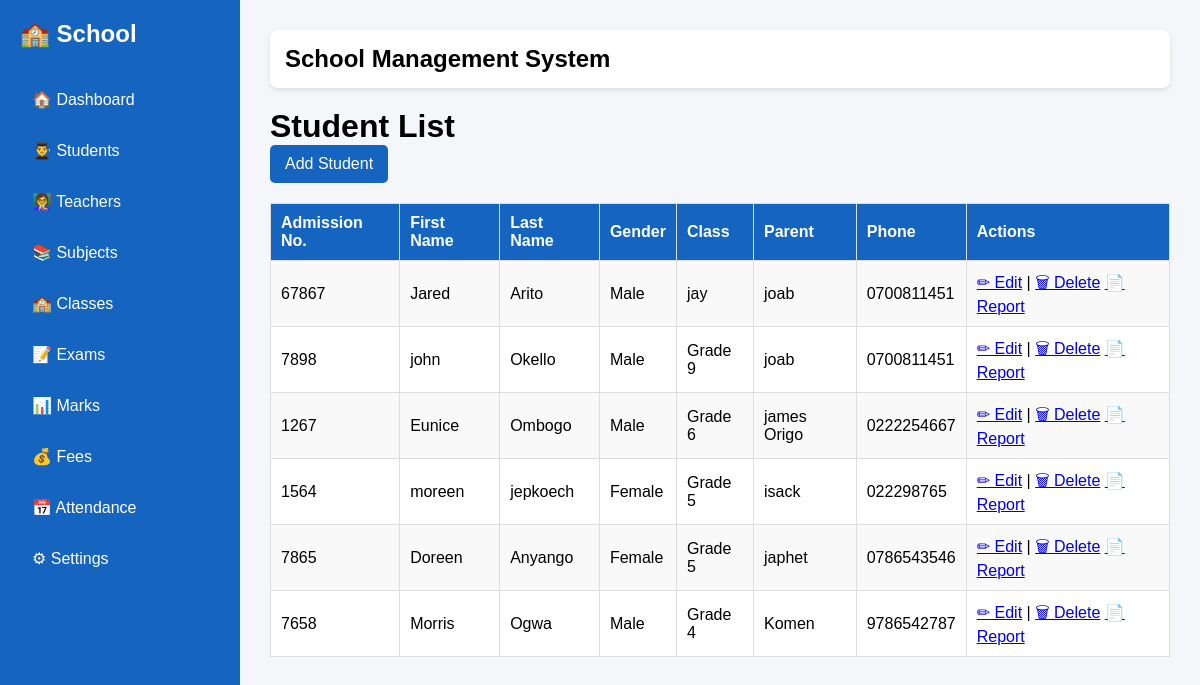
The page /students/ on the database its author committed.
### students/models.py (models this page shows, shortened)
class Student(models.Model):
    admission_number = models.CharField(max_length=20, unique=True)
    first_name = models.CharField(max_length=100)
    last_name = models.CharField(max_length=100)
    gender = models.CharField(
        max_length=10,
        choices=[
            ("Male", "Male"),
            ("Female", "Female"),
        ],
    )
    date_of_birth = models.DateField()
    school_class = models.ForeignKey(
        SchoolClass,
        on_delete=models.SET_NULL,
        null=True,
        blank=True,
        related_name="students",
    )
    parent_name = models.CharField(max_length=100)
    phone = models.CharField(max_length=20)

class SchoolClass(models.Model):
    name = models.CharField(max_length=50, unique=True)
    class_teacher = models.ForeignKey(
        Teacher,
        on_delete=models.SET_NULL,
        null=True,
        blank=True,
        related_name="class_teacher_for",
    )

### students/views.py (the view)
# urls.py: path("students/", views.student_list, name="student_list"),
def student_list(request):
    students = Student.objects.all()
    return render(request, "students/student_list.html", {
        "students": students
    })

### templates/students/student_list.html (shortened to what this page needs)
{% extends "base.html" %}
{% block content %}
<h1>Student List</h1>
<a class="btn" href="/students/add/">Add Student</a>
<table>
<tr>
    <th>Admission No.</th>
    <th>First Name</th>
    <th>Last Name</th>
    <th>Gender</th>
    <th>Class</th>
    <th>Parent</th>
    <th>Phone</th>
    <th>Actions</th>
</tr>
{% for student in students %}
<tr>
    <td>{{ student.admission_number }}</td>
    <td>{{ student.first_name }}</td>
    <td>{{ student.last_name }}</td>
    <td>{{ student.gender }}</td>
    <td>
    {% if student.school_class %}
        {{ student.school_class.name }}
    {% else %}
        Not Assigned
    {% endif %}
</td>
    <td>{{ student.parent_name }}</td>
    <td>{{ student.phone }}</td>
    <td>
        <a href="{% url 'edit_student' student.id %}">✏ Edit</a> |
        <a href="{% url 'delete_student' student.id %}">🗑 Delete</a>
        <a href="{% url 'student_report' student.id %}">📄 Report</a>
    </td>
</tr>
{% empty %}
<tr>
    <td colspan="8">No students have been added yet.</td>
</tr>
{% endfor %}
</table>
{% endblock %}

### static/css/styles.css (style rules this page uses)
* { margin:0; padding:0; box-sizing:border-box; font-family:Arial, sans-serif; }
body { display:flex; background:#f4f6f9; }

### templates/students/student_list.html (style rules this page uses)
table { width:100%; border-collapse:collapse; background:white; }
th, td { border:1px solid #ddd; padding:10px; text-align:left; }
th { background:#1565c0; color:white; }
tr:nth-child(even) { background:#f9f9f9; }
.btn { display:inline-block; margin-bottom:20px; padding:10px 15px; background:#1565c0; color:white; text-decoration:none; border-radius:5px; }

### rows shown on the page
Student: admission_number "67867", first_name "Jared", last_name "Arito", gender "Male", school_class.name "jay", parent_name "joab", phone "0700811451"
Student: admission_number "7898", first_name "john", last_name "Okello", gender "Male", school_class.name "Grade 9", parent_name "joab", phone "0700811451"
Student: admission_number "1267", first_name "Eunice", last_name "Ombogo", gender "Male", school_class.name "Grade 6", parent_name "james Origo", phone "0222254667"
Student: admission_number "1564", first_name "moreen", last_name "jepkoech", gender "Female", school_class.name "Grade 5", parent_name "isack", phone "022298765"
Student: admission_number "7865", first_name "Doreen", last_name "Anyango", gender "Female", school_class.name "Grade 5", parent_name "japhet", phone "0786543546"
Student: admission_number "7658", first_name "Morris", last_name "Ogwa", gender "Male", school_class.name "Grade 4", parent_name "Komen", phone "9786542787"
